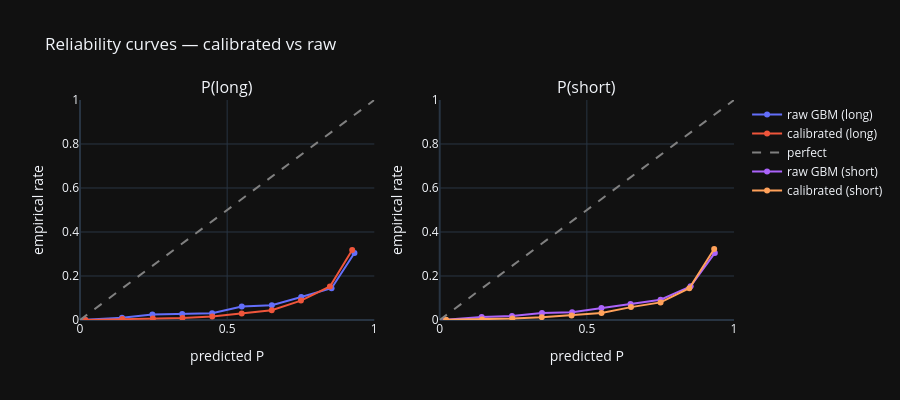

Source (notebook cell):
### Code cell
# Reliability curves: bin predictions by predicted P, plot empirical rate.
def reliability_data(p_pred, y_true, n_bins=10):
    bins = np.linspace(0, 1, n_bins + 1)
    idx = np.digitize(p_pred, bins) - 1
    idx = np.clip(idx, 0, n_bins - 1)
    centers, observed = [], []
    for b in range(n_bins):
        m = idx == b
        if m.sum() < 50: continue
        centers.append(p_pred[m].mean())
        observed.append(y_true[m].mean())
    return np.array(centers), np.array(observed)

valid = ~np.isnan(cal_proba).any(axis=1)
y_oos = y.iloc[valid].to_numpy()

fig = make_subplots(rows=1, cols=2, subplot_titles=["P(long)", "P(short)"])
for col, (cls_idx, cls_val, title) in enumerate([
    (2, LABEL_LONG, "long"), (0, LABEL_SHORT, "short"),
], start=1):
    p_raw = gbm_proba[valid, cls_idx]
    p_cal = cal_proba[valid, cls_idx]
    y_bin = (y_oos == cls_val).astype(float)
    for label, p in [("raw GBM", p_raw), ("calibrated", p_cal)]:
        c, o = reliability_data(p, y_bin)
        fig.add_trace(go.Scatter(x=c, y=o, mode="lines+markers",
                                 name=f"{label} ({title})"), row=1, col=col)
    fig.add_trace(go.Scatter(x=[0,1], y=[0,1], mode="lines",
                             line=dict(dash="dash", color="gray"),
                             name="perfect", showlegend=(col == 1)),
                  row=1, col=col)
fig.update_xaxes(title_text="predicted P", range=[0,1])
fig.update_yaxes(title_text="empirical rate", range=[0,1])
fig.update_layout(title="Reliability curves — calibrated vs raw",
                  template="plotly_dark", height=400)
fig.show()

### Figure 1 — Plotly figure (JSON) as saved in the notebook; plotly's stock layout.template omitted (floating-point values rounded to 4 significant figures)
{"data": [{"mode": "lines+markers", "name": "raw GBM (long)", "type": "scatter", "x": [0.01718, 0.1426, 0.246, 0.3472, 0.449, 0.5497, 0.6518, 0.7517, 0.8547, 0.9326], "xaxis": "x", "y": [0.001182, 0.01042, 0.02448, 0.02776, 0.03033, 0.06144, 0.06673, 0.1043, 0.1443, 0.3046], "yaxis": "y"}, {"mode": "lines+markers", "name": "calibrated (long)", "type": "scatter", "x": [0.01857, 0.144, 0.2477, 0.348, 0.4493, 0.5495, 0.6515, 0.7508, 0.8493, 0.9249], "xaxis": "x", "y": [0.0003862, 0.004022, 0.006932, 0.00952, 0.01605, 0.03, 0.0441, 0.08827, 0.1523, 0.3178], "yaxis": "y"}, {"line": {"color": "gray", "dash": "dash"}, "mode": "lines", "name": "perfect", "showlegend": true, "type": "scatter", "x": [0, 1], "xaxis": "x", "y": [0, 1], "yaxis": "y"}, {"mode": "lines+markers", "name": "raw GBM (short)", "type": "scatter", "x": [0.0194, 0.1427, 0.2456, 0.3475, 0.45, 0.5496, 0.6484, 0.7505, 0.8527, 0.9349], "xaxis": "x2", "y": [0.001329, 0.01313, 0.01853, 0.0321, 0.03531, 0.05474, 0.07273, 0.09212, 0.1532, 0.3049], "yaxis": "y2"}, {"mode": "lines+markers", "name": "calibrated (short)", "type": "scatter", "x": [0.02166, 0.1439, 0.2469, 0.3469, 0.4481, 0.5497, 0.6501, 0.7504, 0.8482, 0.9326], "xaxis": "x2", "y": [0.0005718, 0.002711, 0.006834, 0.01277, 0.02071, 0.03149, 0.05853, 0.08007, 0.1444, 0.3226], "yaxis": "y2"}, {"line": {"color": "gray", "dash": "dash"}, "mode": "lines", "name": "perfect", "showlegend": false, "type": "scatter", "x": [0, 1], "xaxis": "x2", "y": [0, 1], "yaxis": "y2"}], "layout": {"annotations": [{"font": {"size": 16}, "showarrow": false, "text": "P(long)", "x": 0.225, "xanchor": "center", "xref": "paper", "y": 1, "yanchor": "bottom", "yref": "paper"}, {"font": {"size": 16}, "showarrow": false, "text": "P(short)", "x": 0.775, "xanchor": "center", "xref": "paper", "y": 1, "yanchor": "bottom", "yref": "paper"}], "height": 400, "title": {"text": "Reliability curves — calibrated vs raw"}, "xaxis": {"anchor": "y", "domain": [0, 0.45], "range": [0, 1], "title": {"text": "predicted P"}}, "xaxis2": {"anchor": "y2", "domain": [0.55, 1], "range": [0, 1], "title": {"text": "predicted P"}}, "yaxis": {"anchor": "x", "domain": [0, 1], "range": [0, 1], "title": {"text": "empirical rate"}}, "yaxis2": {"anchor": "x2", "domain": [0, 1], "range": [0, 1], "title": {"text": "empirical rate"}}}}
